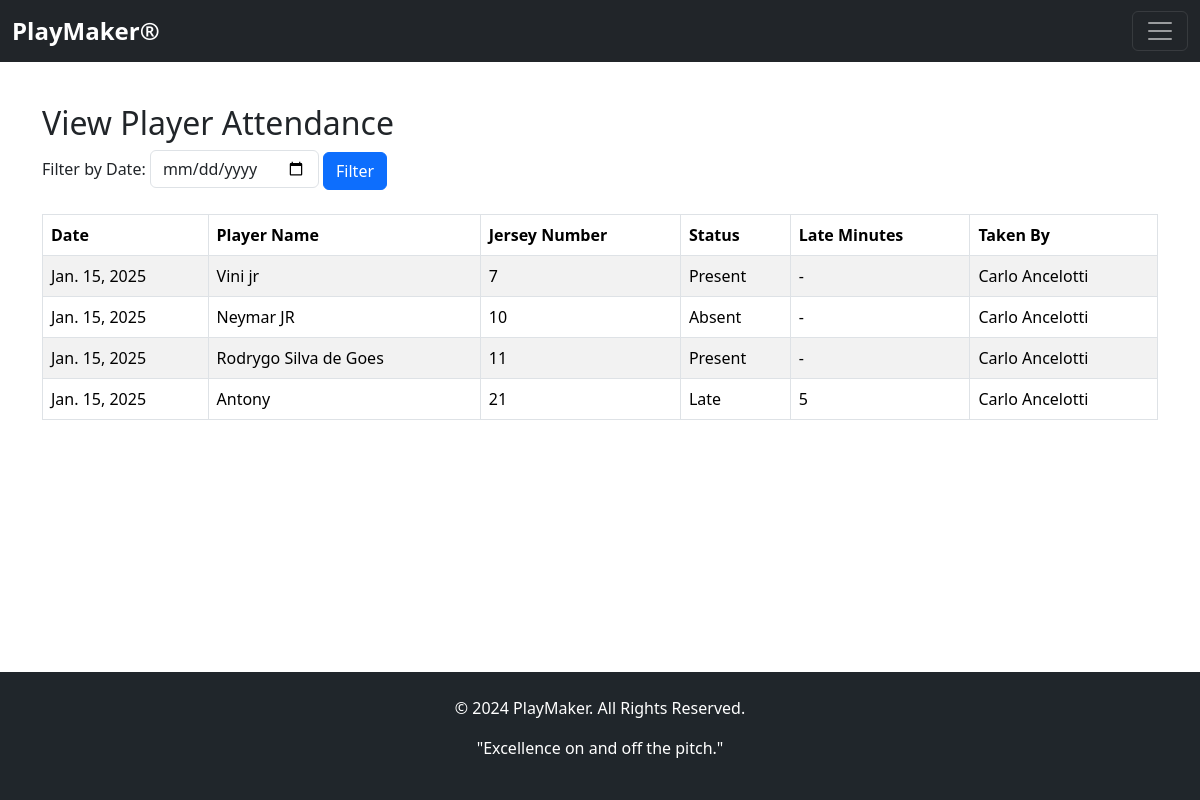
The page /view_player_attendance/ on the database as committed earlier.
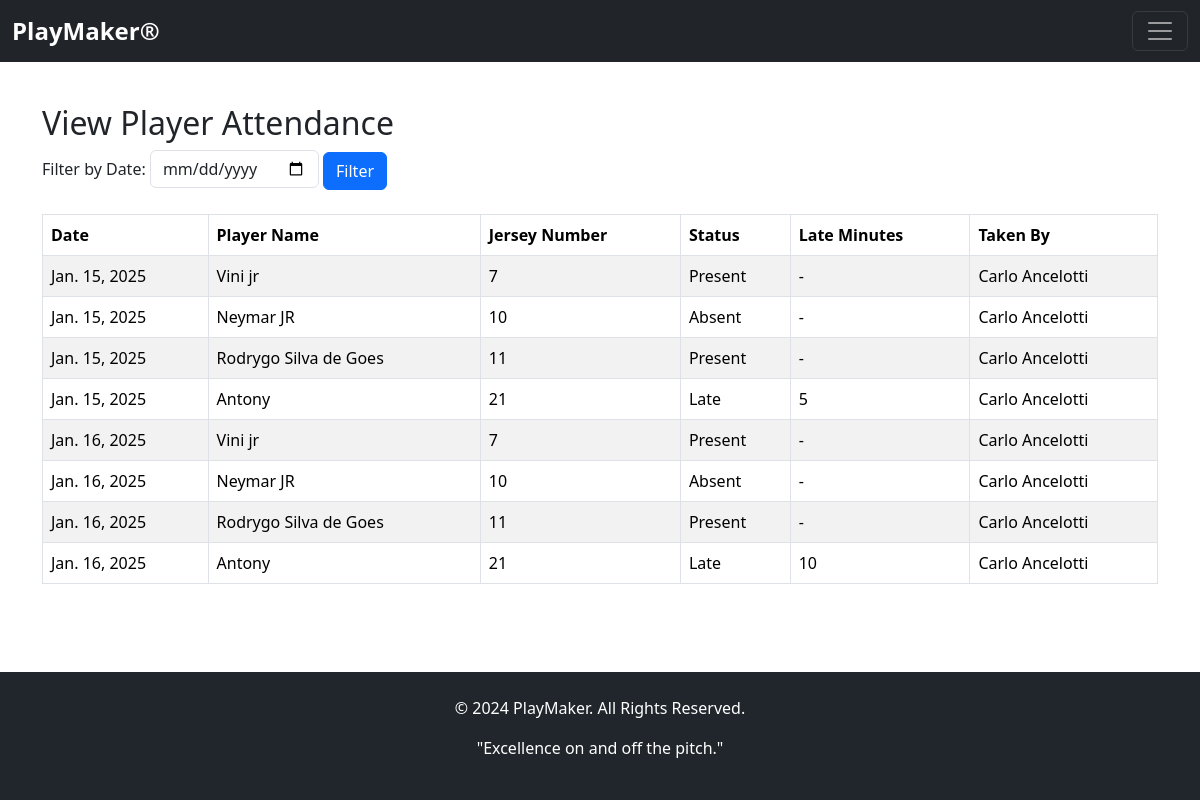
The same page on the database as committed later.
### app01/models.py (models this page shows, shortened)
class Attendance(models.Model):
    player_dtls = models.ForeignKey(player, on_delete=models.CASCADE, related_name='attendance_records')
    date = models.DateField(auto_now_add=True)
    status = models.CharField(max_length=10, default='Present')
    late_minutes = models.PositiveIntegerField(null=True, blank=True)  # Optional field for late minutes
    taken_by = models.ForeignKey(staff, on_delete=models.SET_NULL, null=True, related_name='attendances_taken')

class player(models.Model):
    full_name=models.CharField(max_length=200)
    profile_photo=models.ImageField(upload_to='plyrprof')
    contact=models.CharField(max_length=200)
    gender=models.CharField(max_length=200)
    dob=models.CharField(max_length=200)
    email=models.CharField(max_length=200)
    guardian_name=models.CharField(max_length=200)
    address=models.CharField(max_length=200)
    jersey_number=models.CharField(max_length=200)
    position=models.CharField(max_length=200)
    password=models.CharField(max_length=200)

class staff(models.Model):
    full_name=models.CharField(max_length=200)
    profile_photo=models.ImageField(upload_to='plyrprof')
    contact=models.CharField(max_length=200)
    gender=models.CharField(max_length=200)
    dob=models.CharField(max_length=200)
    email=models.CharField(max_length=200)
    address=models.CharField(max_length=200)
    department=models.CharField(max_length=200)
    role=models.CharField(max_length=200)
    qualification=models.CharField(max_length=200)
    password=models.CharField(max_length=200)

### app01/views.py (the view)
# urls.py: path('view_player_attendance/', views.view_player_attendance, name='view_player_attendance'),
def view_player_attendance(request):
    if request.method == "GET":
        filter_date = request.GET.get('filter_date')
        if filter_date:
            attendance_records  = Attendance.objects.filter(date=filter_date).select_related('player_dtls')
        else:
            attendance_records = Attendance.objects.all().select_related('player_dtls')
        context = {
            'attendance_records': attendance_records,
            'filter_date': filter_date,
        }
        return render(request, 'view_player_attendance.html', context)

### templates/view_player_attendance.html (shortened to what this page needs)
{% extends 'base.html' %}
{% load static %}
{% block content %}
<div class="container mt-5">
    <h2>View Player Attendance</h2>
    <form method="GET" class="mb-4">
        <label for="filter_date">Filter by Date:</label>
        <input type="date" id="filter_date" name="filter_date" class="form-control d-inline-block w-auto" value="{{ filter_date }}">
        <button type="submit" class="btn btn-primary">Filter</button>
    </form>
    <table class="table table-bordered table-striped">
        <thead>
            <tr>
                <th>Date</th>
                <th>Player Name</th>
                <th>Jersey Number</th>
                <th>Status</th>
                <th>Late Minutes</th>
                <th>Taken By</th>
            </tr>
        </thead>
        <tbody>
            {% for record in attendance_records %}
            <tr>
                <td>{{ record.date }}</td>
                <td>{{ record.player_dtls.full_name }}</td>
                <td>{{ record.player_dtls.jersey_number }}</td>
                <td>{{ record.status }}</td>
                <td>{{ record.late_minutes|default:"-" }}</td>
                <td>{{ record.taken_by.full_name }}</td>
            </tr>
            {% empty %}
            <tr>
                <td colspan="6" class="text-center">No attendance records found for this date.</td>
            </tr>
            {% endfor %}
        </tbody>
    </table>
</div>
{% endblock %}

Rows that differ between the two databases and show on the page:
added Attendance: date "Jan. 16, 2025", player_dtls.full_name "Vini jr", player_dtls.jersey_number "7", status "Present", late_minutes "-", taken_by.full_name "Carlo Ancelotti"
added Attendance: date "Jan. 16, 2025", player_dtls.full_name "Neymar JR", player_dtls.jersey_number "10", status "Absent", late_minutes "-", taken_by.full_name "Carlo Ancelotti"
added Attendance: date "Jan. 16, 2025", player_dtls.full_name "Rodrygo Silva de Goes", player_dtls.jersey_number "11", status "Present", late_minutes "-", taken_by.full_name "Carlo Ancelotti"
added Attendance: date "Jan. 16, 2025", player_dtls.full_name "Antony", player_dtls.jersey_number "21", status "Late", late_minutes "10", taken_by.full_name "Carlo Ancelotti"
